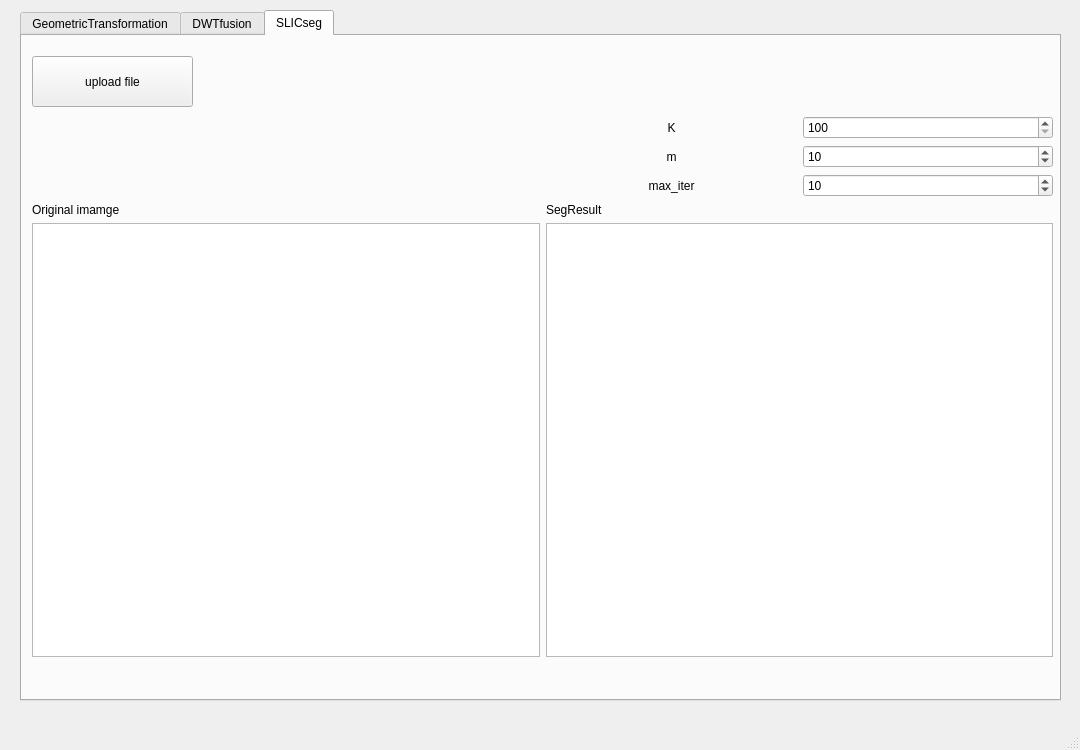
<?xml version="1.0" encoding="UTF-8"?>
<ui version="4.0">
 <class>MainWindow</class>
 <widget class="QMainWindow" name="MainWindow">
  <property name="geometry">
   <rect>
    <x>0</x>
    <y>0</y>
    <width>1080</width>
    <height>750</height>
   </rect>
  </property>
  <property name="windowTitle">
   <string>MainWindow</string>
  </property>
  <property name="autoFillBackground">
   <bool>false</bool>
  </property>
  <widget class="QWidget" name="centralwidget">
   <widget class="QTabWidget" name="tabWidget">
    <property name="geometry">
     <rect>
      <x>20</x>
      <y>10</y>
      <width>1041</width>
      <height>691</height>
     </rect>
    </property>
    <property name="currentIndex">
     <number>2</number>
    </property>
    <widget class="QWidget" name="GeometricTransformation">
     <attribute name="title">
      <string>GeometricTransformation</string>
     </attribute>
     <widget class="QPushButton" name="uploadfile">
      <property name="geometry">
       <rect>
        <x>10</x>
        <y>20</y>
        <width>161</width>
        <height>51</height>
       </rect>
      </property>
      <property name="text">
       <string>upload file</string>
      </property>
     </widget>
     <widget class="QWidget" name="gridLayoutWidget">
      <property name="geometry">
       <rect>
        <x>10</x>
        <y>260</y>
        <width>1011</width>
        <height>381</height>
       </rect>
      </property>
      <layout class="QGridLayout" name="gridLayout">
       <item row="1" column="0">
        <layout class="QVBoxLayout" name="verticalLayout_7">
         <item>
          <widget class="QLabel" name="label_7">
           <property name="text">
            <string>梯形</string>
           </property>
          </widget>
         </item>
         <item>
          <widget class="QGraphicsView" name="trapezoidalGeometricTransformationImage"/>
         </item>
        </layout>
       </item>
       <item row="1" column="1">
        <layout class="QVBoxLayout" name="verticalLayout_8">
         <item>
          <widget class="QLabel" name="label_8">
           <property name="text">
            <string>波浪</string>
           </property>
          </widget>
         </item>
         <item>
          <widget class="QGraphicsView" name="wavyGeometricTransformationImage"/>
         </item>
        </layout>
       </item>
       <item row="1" column="2">
        <layout class="QVBoxLayout" name="verticalLayout_9">
         <item>
          <widget class="QLabel" name="label_9">
           <property name="text">
            <string>圓形</string>
           </property>
          </widget>
         </item>
         <item>
          <widget class="QGraphicsView" name="circularGeometricTransformationImage"/>
         </item>
        </layout>
       </item>
       <item row="0" column="2">
        <layout class="QGridLayout" name="gridLayout_7">
         <item row="0" column="1">
          <widget class="QDoubleSpinBox" name="radiusSpinBox">
           <property name="minimum">
            <double>0.100000000000000</double>
           </property>
           <property name="maximum">
            <double>1.000000000000000</double>
           </property>
           <property name="singleStep">
            <double>0.100000000000000</double>
           </property>
           <property name="value">
            <double>0.800000000000000</double>
           </property>
          </widget>
         </item>
         <item row="0" column="0">
          <widget class="QLabel" name="label_24">
           <property name="text">
            <string>半徑 (比例)</string>
           </property>
           <property name="alignment">
            <set>Qt::AlignmentFlag::AlignCenter</set>
           </property>
          </widget>
         </item>
        </layout>
       </item>
       <item row="0" column="1">
        <layout class="QGridLayout" name="gridLayout_6">
         <item row="0" column="0">
          <widget class="QLabel" name="label_21">
           <property name="text">
            <string>震幅 (pixel)</string>
           </property>
           <property name="alignment">
            <set>Qt::AlignmentFlag::AlignCenter</set>
           </property>
          </widget>
         </item>
         <item row="1" column="0">
          <widget class="QLabel" name="label_22">
           <property name="text">
            <string>頻率 (rad/pixel)</string>
           </property>
           <property name="alignment">
            <set>Qt::AlignmentFlag::AlignCenter</set>
           </property>
          </widget>
         </item>
         <item row="2" column="0">
          <widget class="QLabel" name="label_23">
           <property name="text">
            <string>相位 (rad) (0~6.28(2pi))</string>
           </property>
           <property name="alignment">
            <set>Qt::AlignmentFlag::AlignCenter</set>
           </property>
          </widget>
         </item>
         <item row="0" column="1">
          <widget class="QDoubleSpinBox" name="amplitudeSpinBox">
           <property name="value">
            <double>10.000000000000000</double>
           </property>
          </widget>
         </item>
         <item row="1" column="1">
          <widget class="QDoubleSpinBox" name="frequencySpinBox">
           <property name="value">
            <double>10.000000000000000</double>
           </property>
          </widget>
         </item>
         <item row="2" column="1">
          <widget class="QDoubleSpinBox" name="phaseSpinBox">
           <property name="maximum">
            <double>6.280000000000000</double>
           </property>
           <property name="singleStep">
            <double>0.314000000000000</double>
           </property>
           <property name="value">
            <double>0.000000000000000</double>
           </property>
          </widget>
         </item>
        </layout>
       </item>
       <item row="0" column="0">
        <layout class="QGridLayout" name="gridLayout_5">
         <item row="0" column="0">
          <widget class="QLabel" name="label_17">
           <property name="text">
            <string>上底 (比例)</string>
           </property>
           <property name="alignment">
            <set>Qt::AlignmentFlag::AlignCenter</set>
           </property>
          </widget>
         </item>
         <item row="1" column="0">
          <widget class="QLabel" name="label_19">
           <property name="text">
            <string>下底 (比例)</string>
           </property>
           <property name="alignment">
            <set>Qt::AlignmentFlag::AlignCenter</set>
           </property>
          </widget>
         </item>
         <item row="2" column="0">
          <widget class="QLabel" name="label_20">
           <property name="text">
            <string>高 (比例)</string>
           </property>
           <property name="alignment">
            <set>Qt::AlignmentFlag::AlignCenter</set>
           </property>
          </widget>
         </item>
         <item row="0" column="1">
          <widget class="QDoubleSpinBox" name="topBaseSpinBox">
           <property name="minimum">
            <double>0.100000000000000</double>
           </property>
           <property name="maximum">
            <double>1.000000000000000</double>
           </property>
           <property name="singleStep">
            <double>0.100000000000000</double>
           </property>
           <property name="value">
            <double>0.800000000000000</double>
           </property>
          </widget>
         </item>
         <item row="1" column="1">
          <widget class="QDoubleSpinBox" name="bottomBaseSpinBox">
           <property name="minimum">
            <double>0.100000000000000</double>
           </property>
           <property name="maximum">
            <double>1.000000000000000</double>
           </property>
           <property name="singleStep">
            <double>0.100000000000000</double>
           </property>
           <property name="value">
            <double>0.700000000000000</double>
           </property>
          </widget>
         </item>
         <item row="2" column="1">
          <widget class="QDoubleSpinBox" name="heightSpinBox">
           <property name="minimum">
            <double>0.100000000000000</double>
           </property>
           <property name="maximum">
            <double>1.000000000000000</double>
           </property>
           <property name="singleStep">
            <double>0.100000000000000</double>
           </property>
           <property name="value">
            <double>0.900000000000000</double>
           </property>
          </widget>
         </item>
        </layout>
       </item>
      </layout>
     </widget>
     <widget class="QWidget" name="">
      <property name="geometry">
       <rect>
        <x>690</x>
        <y>10</y>
        <width>331</width>
        <height>231</height>
       </rect>
      </property>
      <layout class="QVBoxLayout" name="verticalLayout">
       <item>
        <widget class="QLabel" name="label">
         <property name="text">
          <string>Original</string>
         </property>
        </widget>
       </item>
       <item>
        <widget class="QGraphicsView" name="originalImage"/>
       </item>
      </layout>
     </widget>
    </widget>
    <widget class="QWidget" name="DWTfusion">
     <attribute name="title">
      <string>DWTfusion</string>
     </attribute>
     <widget class="QPushButton" name="uploadfile_2">
      <property name="geometry">
       <rect>
        <x>10</x>
        <y>20</y>
        <width>191</width>
        <height>51</height>
       </rect>
      </property>
      <property name="text">
       <string>upload file</string>
      </property>
     </widget>
     <widget class="QWidget" name="gridLayoutWidget_2">
      <property name="geometry">
       <rect>
        <x>10</x>
        <y>80</y>
        <width>1021</width>
        <height>541</height>
       </rect>
      </property>
      <layout class="QGridLayout" name="gridLayout_2">
       <item row="1" column="0">
        <layout class="QVBoxLayout" name="verticalLayout_2">
         <item>
          <widget class="QLabel" name="label_2">
           <property name="text">
            <string>image1</string>
           </property>
          </widget>
         </item>
         <item>
          <widget class="QGraphicsView" name="originalImage_2"/>
         </item>
        </layout>
       </item>
       <item row="0" column="1">
        <layout class="QVBoxLayout" name="verticalLayout_4">
         <item>
          <widget class="QLabel" name="label_14">
           <property name="text">
            <string>融合結果</string>
           </property>
          </widget>
         </item>
         <item>
          <widget class="QGraphicsView" name="imageFusionImage"/>
         </item>
        </layout>
       </item>
       <item row="1" column="1">
        <layout class="QVBoxLayout" name="verticalLayout_10">
         <item>
          <widget class="QLabel" name="label_10">
           <property name="text">
            <string>image2</string>
           </property>
          </widget>
         </item>
         <item>
          <widget class="QGraphicsView" name="originalImage_3"/>
         </item>
        </layout>
       </item>
       <item row="0" column="0">
        <layout class="QGridLayout" name="gridLayout_8">
         <item row="0" column="1">
          <widget class="QDoubleSpinBox" name="levelSpinBox">
           <property name="maximum">
            <double>1.000000000000000</double>
           </property>
           <property name="singleStep">
            <double>0.100000000000000</double>
           </property>
           <property name="value">
            <double>0.800000000000000</double>
           </property>
          </widget>
         </item>
         <item row="0" column="0">
          <widget class="QLabel" name="label_25">
           <property name="text">
            <string>level </string>
           </property>
           <property name="alignment">
            <set>Qt::AlignmentFlag::AlignCenter</set>
           </property>
          </widget>
         </item>
        </layout>
       </item>
      </layout>
     </widget>
    </widget>
    <widget class="QWidget" name="SLICseg">
     <attribute name="title">
      <string>SLICseg</string>
     </attribute>
     <widget class="QPushButton" name="uploadfile_3">
      <property name="geometry">
       <rect>
        <x>10</x>
        <y>20</y>
        <width>161</width>
        <height>51</height>
       </rect>
      </property>
      <property name="text">
       <string>upload file</string>
      </property>
     </widget>
     <widget class="QWidget" name="gridLayoutWidget_3">
      <property name="geometry">
       <rect>
        <x>10</x>
        <y>80</y>
        <width>1021</width>
        <height>541</height>
       </rect>
      </property>
      <layout class="QGridLayout" name="gridLayout_3">
       <item row="1" column="2">
        <layout class="QVBoxLayout" name="verticalLayout_14">
         <item>
          <widget class="QLabel" name="label_18">
           <property name="text">
            <string>SegResult</string>
           </property>
          </widget>
         </item>
         <item>
          <widget class="QGraphicsView" name="SLICImage"/>
         </item>
        </layout>
       </item>
       <item row="1" column="0">
        <layout class="QVBoxLayout" name="verticalLayout_12"/>
       </item>
       <item row="1" column="1">
        <layout class="QVBoxLayout" name="verticalLayout_3">
         <item>
          <widget class="QLabel" name="label_3">
           <property name="text">
            <string>Original imamge</string>
           </property>
          </widget>
         </item>
         <item>
          <widget class="QGraphicsView" name="originalimage_4"/>
         </item>
        </layout>
       </item>
       <item row="0" column="2">
        <layout class="QGridLayout" name="gridLayout_9">
         <item row="0" column="1">
          <widget class="QSpinBox" name="KspinBox">
           <property name="minimum">
            <number>100</number>
           </property>
           <property name="maximum">
            <number>1000</number>
           </property>
           <property name="singleStep">
            <number>100</number>
           </property>
          </widget>
         </item>
         <item row="1" column="1">
          <widget class="QSpinBox" name="MspinBox">
           <property name="minimum">
            <number>1</number>
           </property>
           <property name="maximum">
            <number>40</number>
           </property>
           <property name="value">
            <number>10</number>
           </property>
          </widget>
         </item>
         <item row="1" column="0">
          <widget class="QLabel" name="label_27">
           <property name="text">
            <string>m</string>
           </property>
           <property name="alignment">
            <set>Qt::AlignmentFlag::AlignCenter</set>
           </property>
          </widget>
         </item>
         <item row="2" column="1">
          <widget class="QSpinBox" name="maxIterSpinBox">
           <property name="value">
            <number>10</number>
           </property>
          </widget>
         </item>
         <item row="2" column="0">
          <widget class="QLabel" name="label_28">
           <property name="text">
            <string>max_iter</string>
           </property>
           <property name="alignment">
            <set>Qt::AlignmentFlag::AlignCenter</set>
           </property>
          </widget>
         </item>
         <item row="0" column="0">
          <widget class="QLabel" name="label_26">
           <property name="text">
            <string>K</string>
           </property>
           <property name="alignment">
            <set>Qt::AlignmentFlag::AlignCenter</set>
           </property>
          </widget>
         </item>
        </layout>
       </item>
      </layout>
     </widget>
    </widget>
   </widget>
  </widget>
  <widget class="QMenuBar" name="menubar">
   <property name="geometry">
    <rect>
     <x>0</x>
     <y>0</y>
     <width>1080</width>
     <height>24</height>
    </rect>
   </property>
  </widget>
  <widget class="QStatusBar" name="statusbar"/>
 </widget>
 <resources/>
 <connections/>
</ui>
